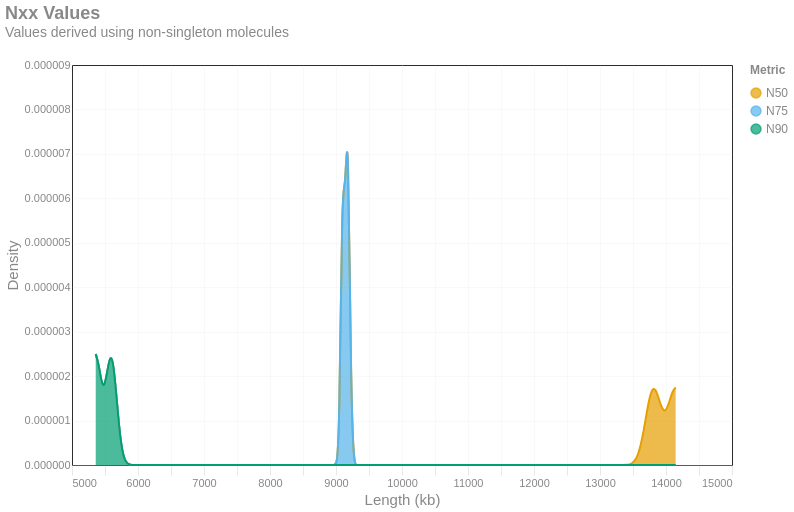

The code cell stored with this chart in its notebook:
### Markdown cell above
## Library Performance
### NX metrics

The **NX**[^1] metrics (e.g. **N50**) tend to be useful for understanding centrality for molecule length in genomic contexts.
With your linked-read sequences aligned to a reference genome, you can make inferences about the lengths of the original molecules from which linked-read fragments were derived. These are the distributions of three common NX metrics (N50, N75, N90) across all samples are given below.

[^1]:
    `NX` is the length of the shortest molecule that when you sum the lengths of every molecule larger than it, represents at least **X%** of the total molecules by length. For example, `N50` would be the molecule length at which the sum of all the molecule lengths larger than it would
    represent **50%** of the total molecules by length (sort of like a median).
    
    As an example, imagine we had molecules with lengths [4, 3, 2, 1], making up a total length of 10. The `N50`
    would be the first number (starting from the biggest) that sums up to at least 5 (50% of 10), which is `3`, because `4` + `3` = 7. The `N90` would be the first number that sums up to at least 9 (90% of 10), which is `2` because `4` + `3` + `2` = 9.

:::{note} Understanding Inferred Molecule Lengths
:class: dropdown
Harpy uses the highest and lowest mapping positions of a read cluster sharing the same barcode (incorporating distance-based deconvolution thresholds, if configured to do so) to infer the original molecule length. Given that it's mostly impossible to understand how much of a source molecule the mapped reads actually covered, it would be more appropriate to think of the inferred molecule lengths (and NX measures) to be more like _"at least this long"_, since the reads likely did not originate from the ends of the source DNA molecule. The absolute length of the source DNA molecule would be a more useful diagnostic in troubleshooting/modifying the actual linked-read chemistry, whereas the the inferred molecule length describes what length of it is actually represented in the sequences and thus more useful in downstream/analytical contexts.
:::

### Code cell
selection = alt.selection_point(fields=['Nxx'], bind='legend')

(
    alt.Chart(aggregate_df[['Sample', 'N50', 'N75', 'N90']])
    .transform_fold(
        ['N50', 'N75', 'N90'],
        as_=['Nxx', 'value']
    )
    .transform_density(
        'value',
        groupby=['Nxx'],
        as_=['value', 'density']
    )
    .mark_area(interpolate = "basis")
    .encode(
        x=alt.X('value:Q').axis(title='Length (kb)', labelExpr='datum.value / 1000'),
        y=alt.Y('density:Q', title='Density'),
        color=alt.Color('Nxx:N', title='Metric').scale(domain = ['N50','N75','N90'])
    )
    .transform_filter(selection)
    .add_params(selection)
    .properties(
        title=alt.Title('Nxx Values', subtitle = 'Values derived using non-singleton molecules'),
        usermeta={'embedOptions': {'downloadFileName': f'alignments.nxx'}}   
    )
)

### Figure 1 — Vega-Lite specification as saved in the notebook (floating-point values rounded to 4 significant figures)
{"width": "container", "height": 400, "config": {"title": {"anchor": "start", "dy": -15, "fontSize": 18, "color": "#888888", "subtitleColor": "#888888", "subtitleFontSize": 14}, "arc": {"fill": "#0072B2"}, "axis": {"domainColor": "#888888", "domainWidth": 0.5, "gridWidth": 0.2, "grid": false, "titleFontWeight": 400, "titleFontSize": 15, "labelFontSize": 11, "labelColor": "#888888", "tickColor": "#888888", "tickWidth": 0.2, "titleColor": "#888888"}, "axisBand": {"grid": false}, "axisX": {"grid": true, "tickSize": 10}, "axisY": {"domain": false, "grid": true, "tickSize": 0}, "background": "transparent", "header": {"labelFontSize": 15, "labelColor": "#888888", "titleFontSize": 15, "titleFontWeight": 600, "titleColor": "#888888"}, "legend": {"labelFont": "sans-serif", "labelFontSize": 12, "labelColor": "#888888", "symbolSize": 100, "symbolType": "circle", "titleFontSize": 12, "titlePadding": 10, "titleColor": "#888888", "title": ""}, "range": {"category": ["#E69F00", "#56B4E9", "#009E73", "#F0E442", "#0072B2", "#D55E00", "#CC79A7", "#000000"], "diverging": ["#cfe8f3", "#a2d4ec", "#73bfe2", "#46abdb", "#1696d2", "#12719e"]}, "area": {"fill": "#0072B2", "fillOpacity": 0.7, "line": true, "strokeOpacity": 0.7}, "line": {"color": "#0072B2", "stroke": "#0072B2", "strokewidth": 5}, "trail": {"color": "#0072B2", "stroke": "#0072B2", "strokeWidth": 0, "size": 1}, "path": {"stroke": "#0072B2", "strokeWidth": 0.5}, "point": {"filled": true}, "text": {"color": "#888888", "fontSize": 11, "align": "right", "fontWeight": 400, "size": 11}, "bar": {"fill": "#0072B2", "stroke": false}, "view": {"stroke": "none", "continuousWidth": 660, "continuousHeight": 400}}, "data": {"name": "data-d750029d605d2fc3c1e97a531cd5dea6"}, "mark": {"type": "area", "interpolate": "basis"}, "encoding": {"color": {"field": "Nxx", "scale": {"domain": ["N50", "N75", "N90"]}, "title": "Metric", "type": "nominal"}, "x": {"axis": {"title": "Length (kb)", "labelExpr": "datum.value / 1000"}, "field": "value", "type": "quantitative"}, "y": {"field": "density", "title": "Density", "type": "quantitative"}}, "params": [{"name": "param_9eafa23d14869b31", "select": {"type": "point", "fields": ["Nxx"]}, "bind": "legend"}], "title": {"text": "Nxx Values", "subtitle": "Values derived using non-singleton molecules"}, "transform": [{"fold": ["N50", "N75", "N90"], "as": ["Nxx", "value"]}, {"density": "value", "groupby": ["Nxx"], "as": ["value", "density"]}, {"filter": {"param": "param_9eafa23d14869b31"}}], "usermeta": {"embedOptions": {"downloadFileName": "alignments.nxx"}}, "$schema": "https://vega.github.io/schema/vega-lite/v6.1.0.json", "datasets": {"data-d750029d605d2fc3c1e97a531cd5dea6": [{"Sample": "sample1", "N50": 13810000.0, "N75": 9110000.0, "N90": 5360000.0}, {"Sample": "sample2", "N50": 14150000.0, "N75": 9182000.0, "N90": 5595000.0}]}}
